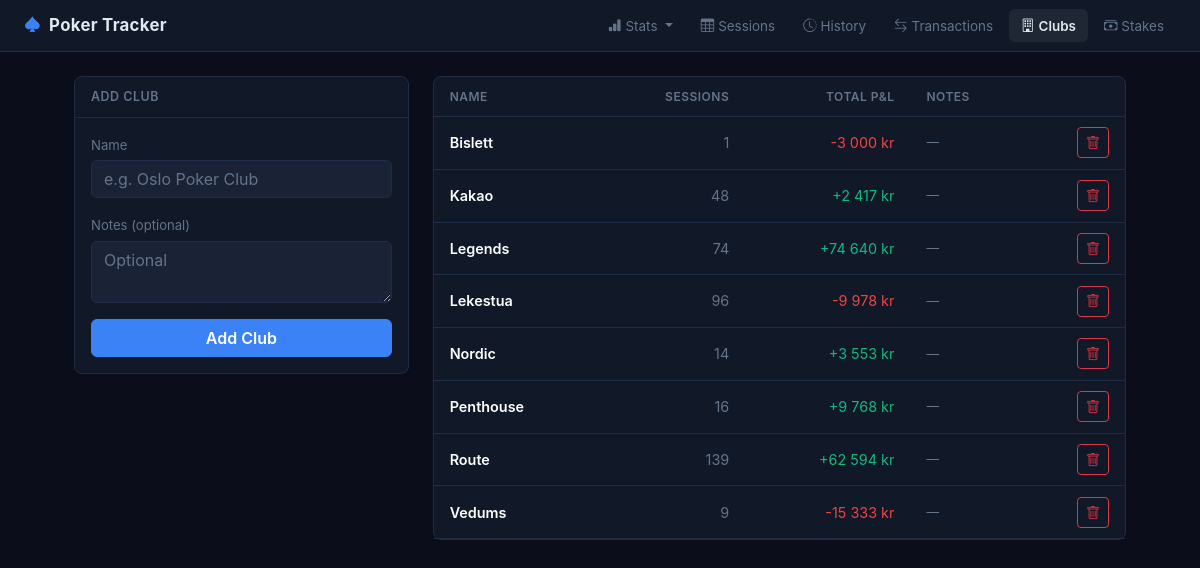
Page /clubs on the committed database.
### tables this page shows
CREATE TABLE clubs (
            id INTEGER PRIMARY KEY AUTOINCREMENT,
            name TEXT NOT NULL UNIQUE,
            notes TEXT,
            created_at TEXT DEFAULT (datetime('now'))
        );

### app.py (the view, shortened to what this page needs)
@app.route("/clubs", methods=["GET", "POST"])
def clubs():
    db = get_db()
    clubs_list = db.execute("""
        SELECT c.*,
               COUNT(DISTINCT s.id) as session_count,
               COALESCE(SUM(s.profit), 0) as total_profit
        FROM clubs c
        LEFT JOIN sessions s ON s.club_id = c.id
        GROUP BY c.id ORDER BY c.name
    """).fetchall()
    return render_template("clubs.html", clubs=clubs_list)

### app.py (called while the page is built)
@app.template_filter("pnl")
def pnl_filter(value):
    if value is None:
        return "0 kr"
    v = float(value)
    formatted = f"{abs(v):,.0f}".replace(",", " ")
    if v > 0:
        return f"+{formatted} kr"
    elif v < 0:
        return f"-{formatted} kr"
    return "0 kr"

### database.py (called while the page is built)
def get_db():
    if "db" not in g:
        g.db = sqlite3.connect(str(DB_PATH))
        g.db.row_factory = sqlite3.Row
        g.db.execute("PRAGMA foreign_keys = ON")
    return g.db

### templates/clubs.html (shortened to what this page needs)
{% extends "base.html" %}
{% block content %}
<div class="row g-4">
    <div class="col-md-4">
        <div class="card">
            <div class="card-header">Add Club</div>
            <div class="card-body">
                <form method="post">
                    <div class="mb-3">
                        <label class="form-label">Name</label>
                        <input type="text" name="name" class="form-control" placeholder="e.g. Oslo Poker Club" required>
                    </div>
                    <div class="mb-3">
                        <label class="form-label">Notes <span class="text-muted">(optional)</span></label>
                        <textarea name="notes" class="form-control" rows="2" placeholder="Optional"></textarea>
                    </div>
                    <button type="submit" class="btn btn-success w-100">Add Club</button>
                </form>
            </div>
        </div>
    </div>
    <div class="col-md-8">
        {% if clubs %}
        <div class="card">
            <div class="table-responsive">
                <table class="table table-hover mb-0">
                    <thead>
                        <tr>
                            <th>Name</th>
                            <th class="text-end">Sessions</th>
                            <th class="text-end">Total P&L</th>
                            <th>Notes</th>
                            <th class="text-end"></th>
                        </tr>
                    </thead>
                    <tbody>
                        {% for c in clubs %}
                        <tr>
                            <td class="fw-semibold">{{ c['name'] }}</td>
                            <td class="text-end text-muted">{{ c['session_count'] }}</td>
                            <td class="text-end {{ 'text-success' if c['total_profit'] >= 0 else 'text-danger' }}">
                                {{ c['total_profit'] | pnl }}
                            </td>
                            <td class="text-muted small">{{ c['notes'] or '—' }}</td>
                            <td class="text-end">
                                <form method="post" action="/clubs/{{ c['id'] }}/delete" class="d-inline"
                                      onsubmit="return confirm('Delete {{ c['name'] }}? This will fail if it has sessions or transactions.')">
                                    <button type="submit" class="btn btn-sm btn-outline-danger">
                                        <i class="bi bi-trash"></i>
                                    </button>
                                </form>
                            </td>
                        </tr>
                        {% endfor %}
                    </tbody>
                </table>
            </div>
        </div>
        {% else %}
        <div class="text-center text-muted py-5">No clubs yet. Add your first club.</div>
        {% endif %}
    </div>
</div>
{% endblock %}

### static/style.css (style rules this page uses)
body { background: #0b0e1a; font-size: 0.9rem; color: #e2e8f0; font-family: 'Inter', -apple-system, sans-serif; }
.card { background: #111827; border-color: #1e2d45; border-radius: 8px; }
.card-header { background: #111827; border-bottom: 1px solid #1e2d45; font-weight: 600; font-size: 0.78rem; letter-spacing: 0.5px; text-transform: uppercase; color: #64748b; padding: 0.65rem 1rem; border-radius: 8px 8px 0 0 !important; }
.table { --bs-table-bg: transparent; --bs-table-hover-bg: rgba(255,255,255,0.03); --bs-table-border-color: #1e2d45; color: #e2e8f0; }
.table thead th { font-size: 0.75rem; text-transform: uppercase; letter-spacing: 0.5px; color: #64748b; border-bottom: 1px solid #1e2d45; padding: 0.65rem 1rem; font-weight: 600; }
.table td { padding: 0.65rem 1rem; border-color: #1e2d45; vertical-align: middle; }
.form-control, .form-select { background: #1a2235; border-color: #1e2d45; color: #e2e8f0; }
.form-control::placeholder { color: #64748b; }
.form-label { font-size: 0.82rem; color: #64748b; margin-bottom: 0.3rem; }
.btn-success { background: #3b82f6; border-color: #3b82f6; color: #fff; font-weight: 600; }
.text-success { color: #10b981 !important; }
.text-danger { color: #ef4444 !important; }
.text-muted { color: #64748b !important; }

### rows in the picture
clubs: name "Bislett", session_count "1", total_profit|pnl "-3 000 kr", notes "—"
clubs: name "Kakao", session_count "48", total_profit|pnl "+2 417 kr", notes "—"
clubs: name "Legends", session_count "74", total_profit|pnl "+74 640 kr", notes "—"
clubs: name "Lekestua", session_count "96", total_profit|pnl "-9 978 kr", notes "—"
clubs: name "Nordic", session_count "14", total_profit|pnl "+3 553 kr", notes "—"
clubs: name "Penthouse", session_count "16", total_profit|pnl "+9 768 kr", notes "—"
clubs: name "Route", session_count "139", total_profit|pnl "+62 594 kr", notes "—"
clubs: name "Vedums", session_count "9", total_profit|pnl "-15 333 kr", notes "—"
